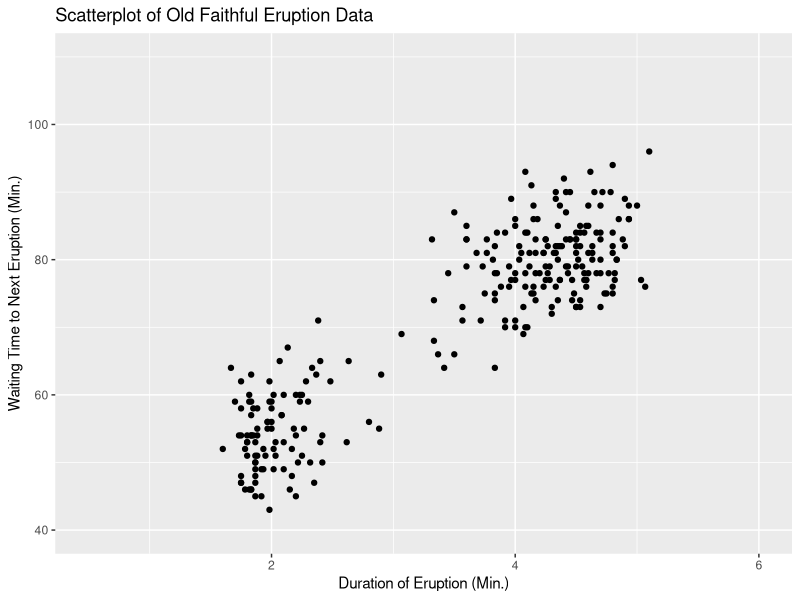
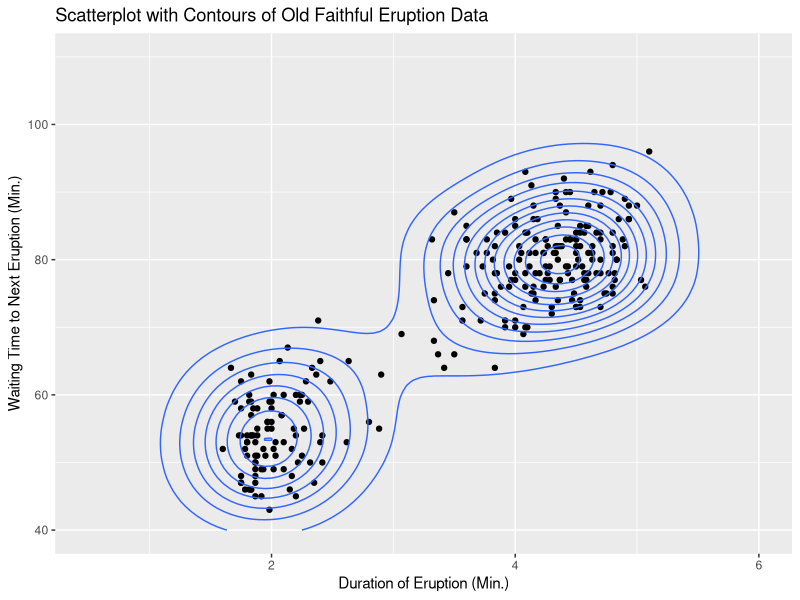
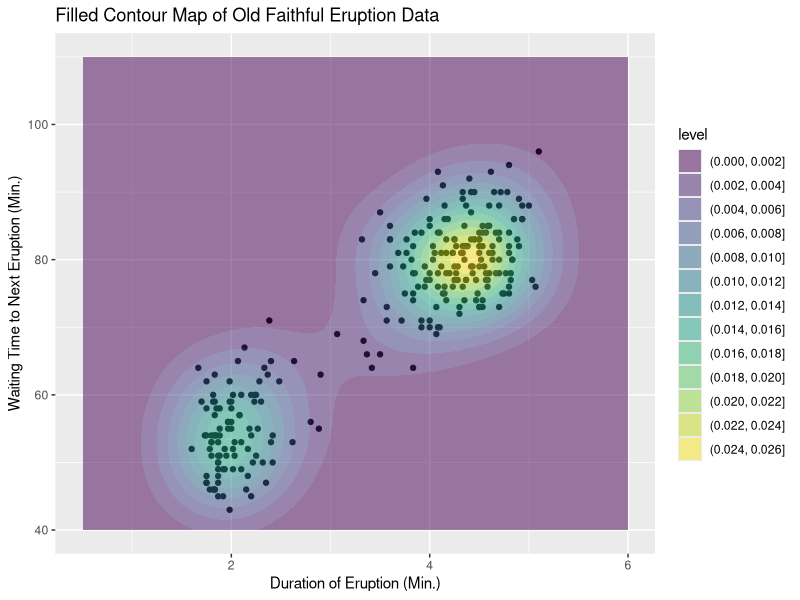
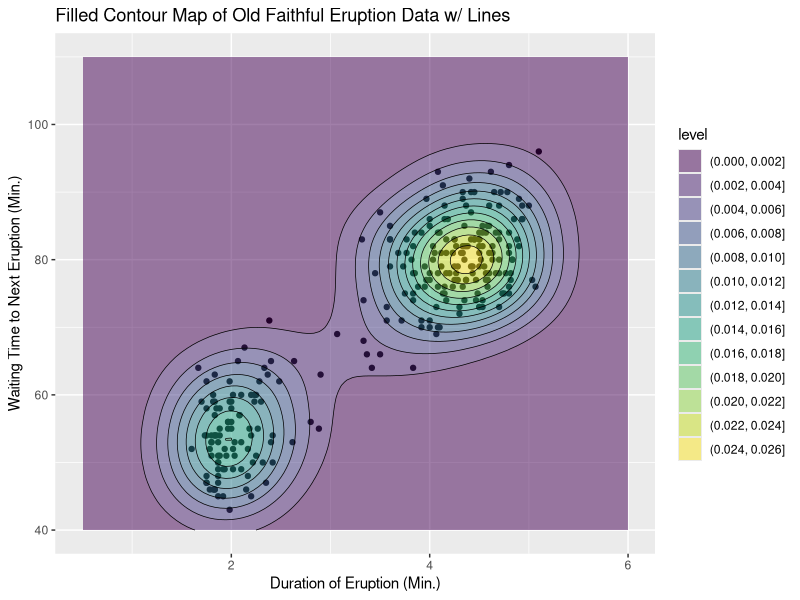
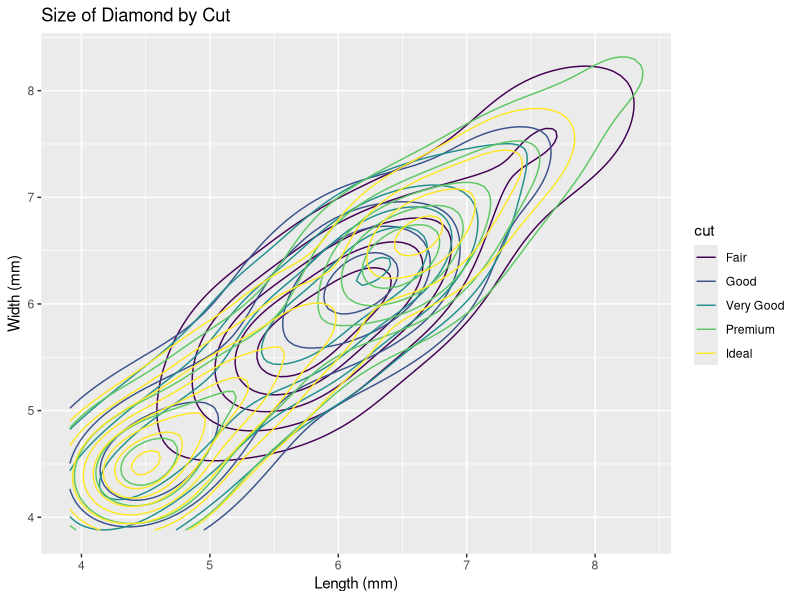
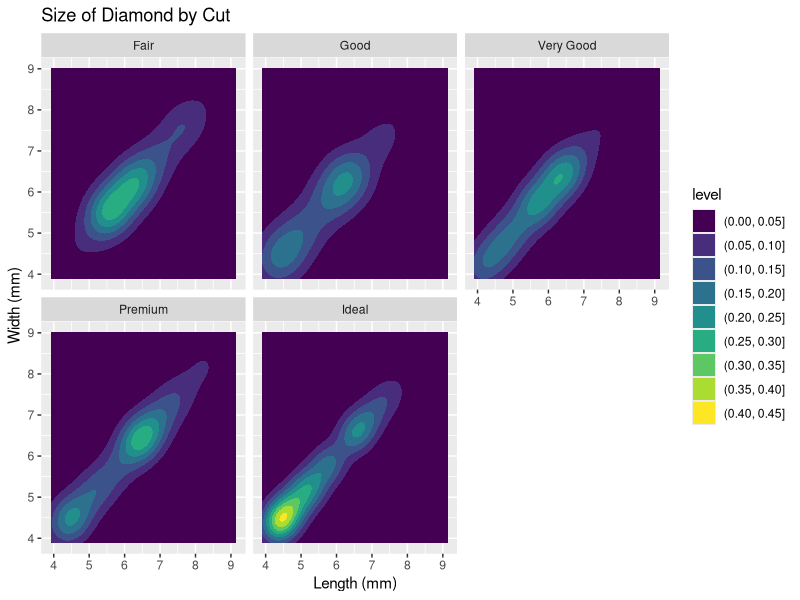
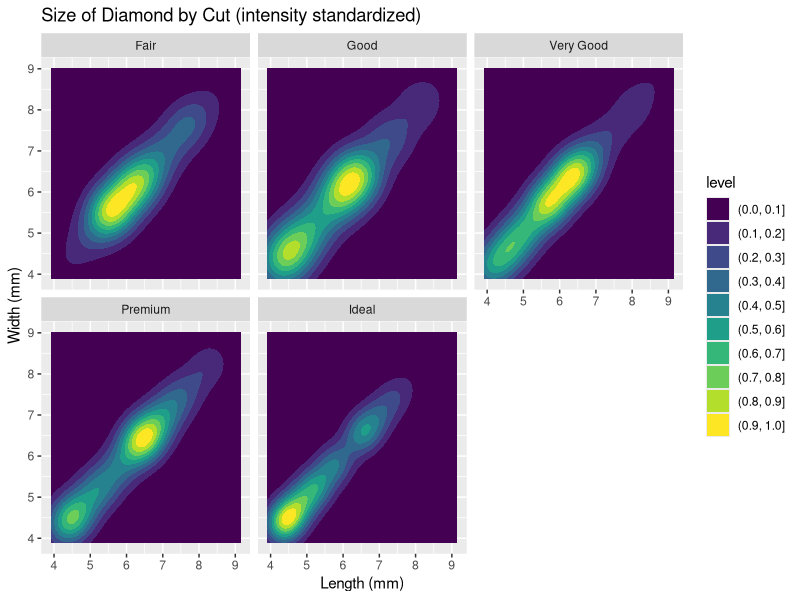
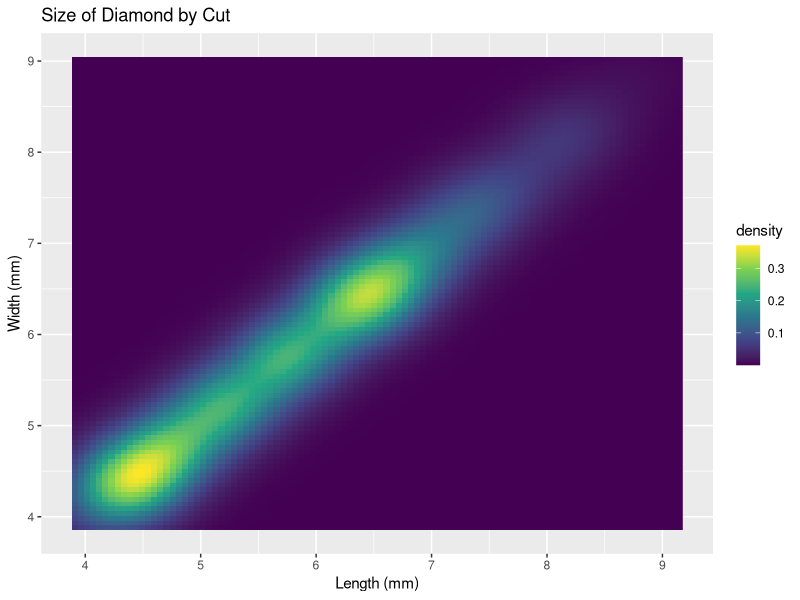

Reproduce these figures in R, in order.
## ---- chunk 1
library(tidyverse)
## ---- chunk 2
ggplot(faithful, aes(x = eruptions, y = waiting)) +
 geom_point() +
  labs(x = "Duration of Eruption (Min.)", y = "Waiting Time to Next Eruption (Min.)", title = "Scatterplot of Old Faithful Eruption Data") +
 xlim(0.5, 6) +
 ylim(40, 110)
## ---- chunk 3
ggplot(faithful, aes(x = eruptions, y = waiting)) +
 geom_point() +
  labs(x = "Duration of Eruption (Min.)", y = "Waiting Time to Next Eruption (Min.)", title = "Scatterplot with Contours of Old Faithful Eruption Data") +
 xlim(0.5, 6) +
 ylim(40, 110) +
  geom_density_2d()
## ---- chunk 4
ggplot(faithful, aes(x = eruptions, y = waiting)) +
 geom_point() +
  labs(x = "Duration of Eruption (Min.)", y = "Waiting Time to Next Eruption (Min.)", title = "Filled Contour Map of Old Faithful Eruption Data") +
 xlim(0.5, 6) +
 ylim(40, 110) +
  geom_density_2d_filled(alpha = 0.5)
## ---- chunk 5
ggplot(faithful, aes(x = eruptions, y = waiting)) +
 geom_point() +
  labs(x = "Duration of Eruption (Min.)", y = "Waiting Time to Next Eruption (Min.)", title = "Filled Contour Map of Old Faithful Eruption Data w/ Lines") +
 xlim(0.5, 6) +
 ylim(40, 110) +
  geom_density_2d_filled(alpha = 0.5) +
  geom_density_2d(linewidth = 0.25, color = "black")
## ---- chunk 6
set.seed(4393)
dsmall <- diamonds[sample(nrow(diamonds), 1000), ]
dsmall |>
  ggplot(aes(x, y)) +
  geom_density_2d(aes(colour = cut)) +
  labs(x = "Length (mm)", y = "Width (mm)", title = "Size of Diamond by Cut")
## ---- chunk 7
dsmall |>
  ggplot(aes(x, y)) +
  geom_density_2d_filled() +
  facet_wrap(vars(cut)) +
  labs(x = "Length (mm)", y = "Width (mm)", title = "Size of Diamond by Cut")
## ---- chunk 8
dsmall |>
  ggplot(aes(x, y)) +
  geom_density_2d_filled(contour_var = "ndensity") + facet_wrap(vars(cut)) +
  labs(x = "Length (mm)", y = "Width (mm)", title = "Size of Diamond by Cut (intensity standardized)")
## ---- chunk 9
dsmall |>
  ggplot(aes(x, y)) +
  stat_density_2d(geom = "raster",
                  aes(fill = after_stat(density)),
                  contour = FALSE) +
  scale_fill_viridis_c() +
  labs(x = "Length (mm)", y = "Width (mm)", title = "Size of Diamond by Cut")
## ---- chunk 10
dsmall |>
  ggplot(aes(x, y)) +
  stat_density_2d(geom = "point", 
                  aes(size = after_stat(density)),
                  n = 20,
                  contour = FALSE) +
  labs(x = "Length (mm)", y = "Width (mm)", title = "Size of Diamond by Cut")
